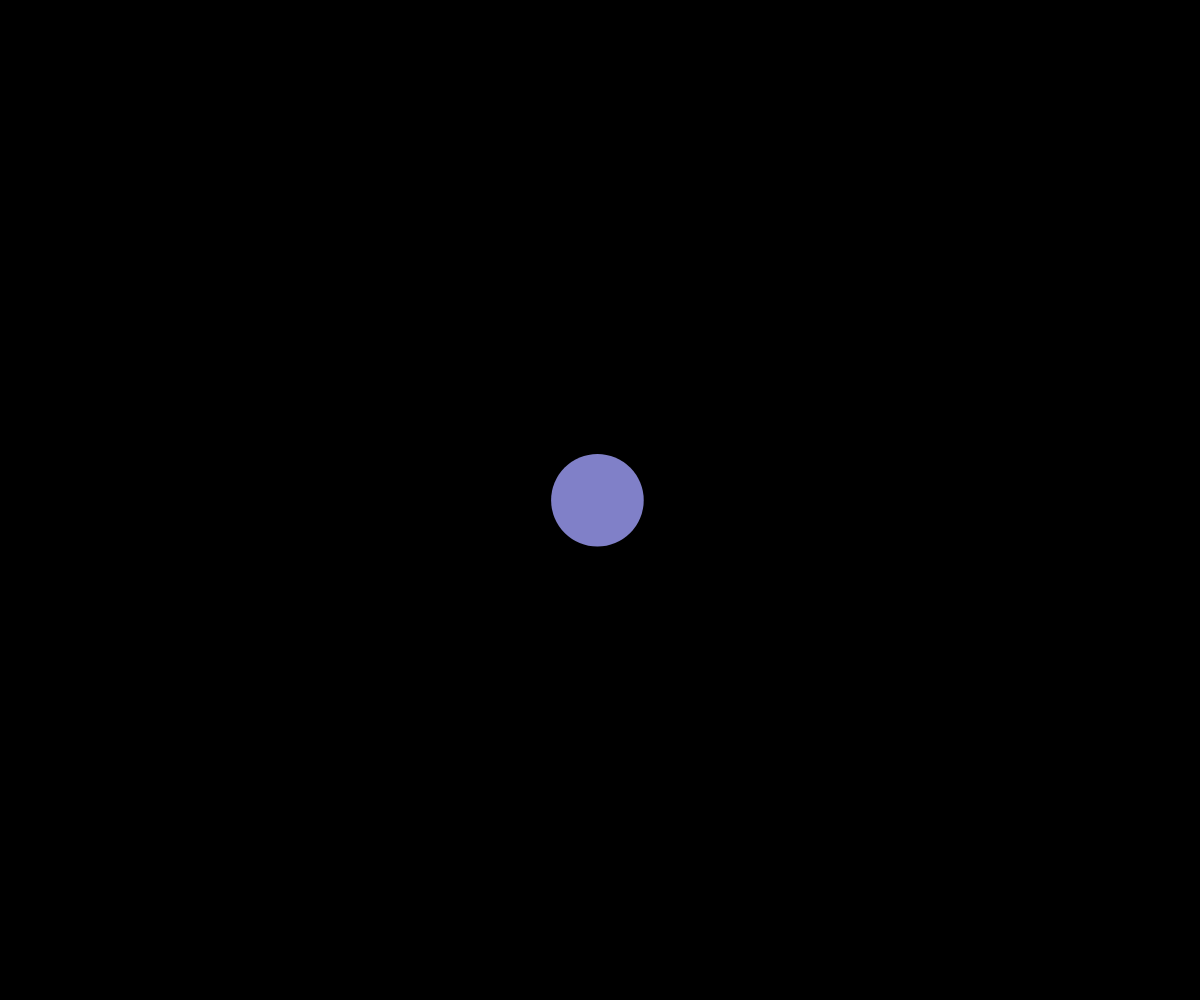
Frame 1 (no input)
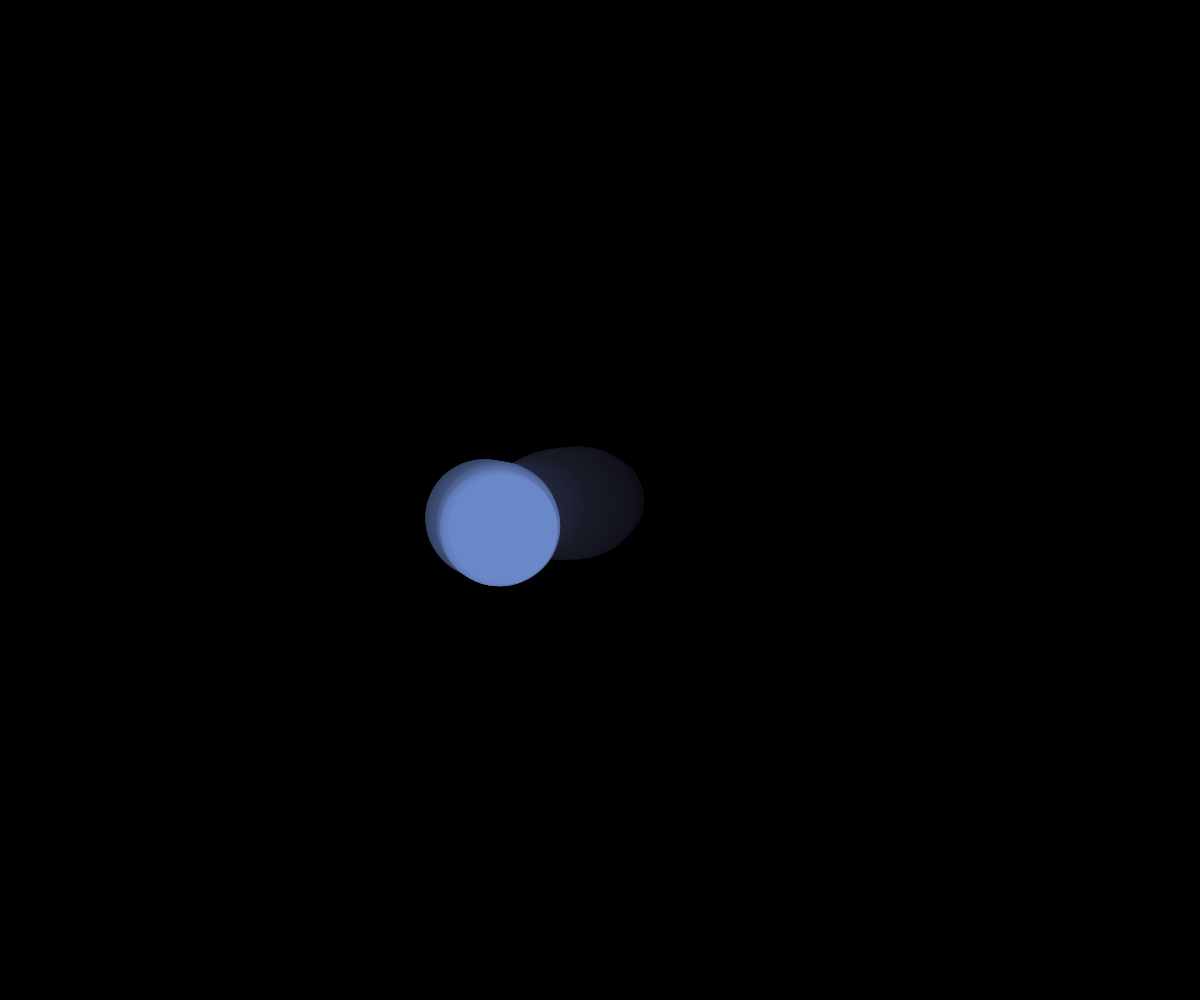
Frame 60 (no input)
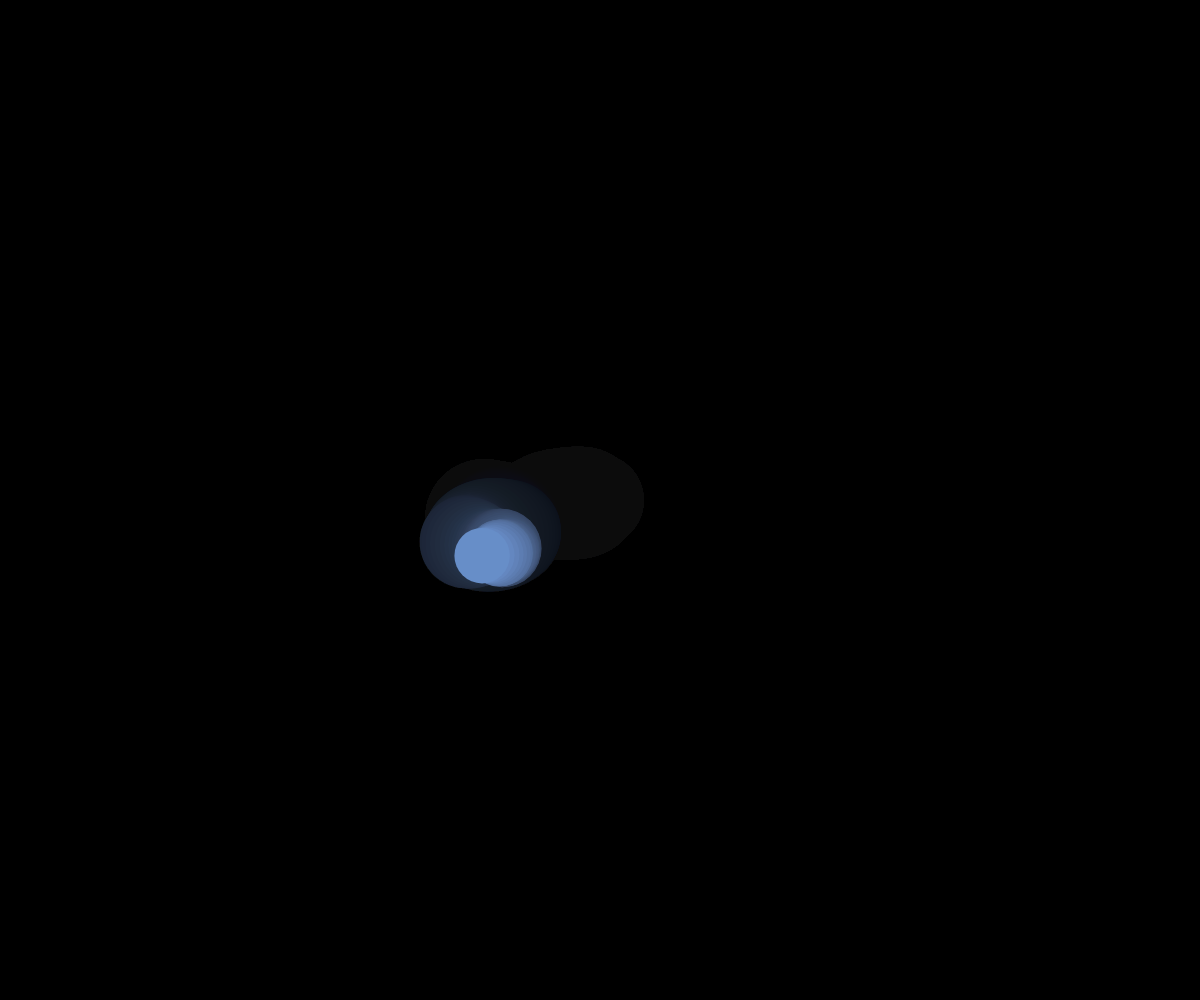
Frame 120 (the mouse pressed at the canvas centre since frame 60)

The p5.js sketch that drew these frames (run headless with seeded random() and noise() and a simulated clock; from frame 60 on, the mouse is pressed at the canvas centre):

// p5.js sketch
// ── sketch.js
// Perlin Noise Demo
let x,y,size;
const MAX_CIRCLE_SIZE = 200;
let sizeTime = 10;
let dT = 0.02;

let perlinX = 5;
let perlinY = 100;
let movementdT = 0.1;


function setup() {
  createCanvas(windowWidth, windowHeight);
  x = width/2;
  y = height/2;
  size = 50;
  background(0);
  noStroke();
}

function draw() {
  //background(220);
  fill(0,10);
  rect(0,0,width,height);
  setFill();
  moveCirclePerlin();
  drawCircle();
}

function setFill(){
  let r = map(x,0,width,0,255);
  let g = map(y,0,height,0,255);
  fill(r,g,200);
}



function setSize(){
  size = random(10, MAX_CIRCLE_SIZE);
}

function setSizePerlin(){
  size = noise(sizeTime) * MAX_CIRCLE_SIZE;
  sizeTime += dT;
}

function moveCirclePerlin(){
  let xSpeed = noise(perlinX);
  xSpeed = map(xSpeed,0,1,-10,10);
  x += xSpeed;
  if (x < 0) x += width;
  else if (x >width) x -= width;
  perlinX += movementdT;

  let ySpeed = noise(perlinY);
  ySpeed - map(ySpeed,0,1,-10,10);
  y += ySpeed;
  if (y < 0) y += height;
  else if (y >height) y -= height;
  perlinY += movementdT;
}

function drawCircle(){
  setSizePerlin();
  print(size);
  ellipseMode(CENTER);
  //fill(random(255),random(255),random(255));
  //stroke(random(255),random(255),random(255));
  ellipse(x,y,size,size);
}
